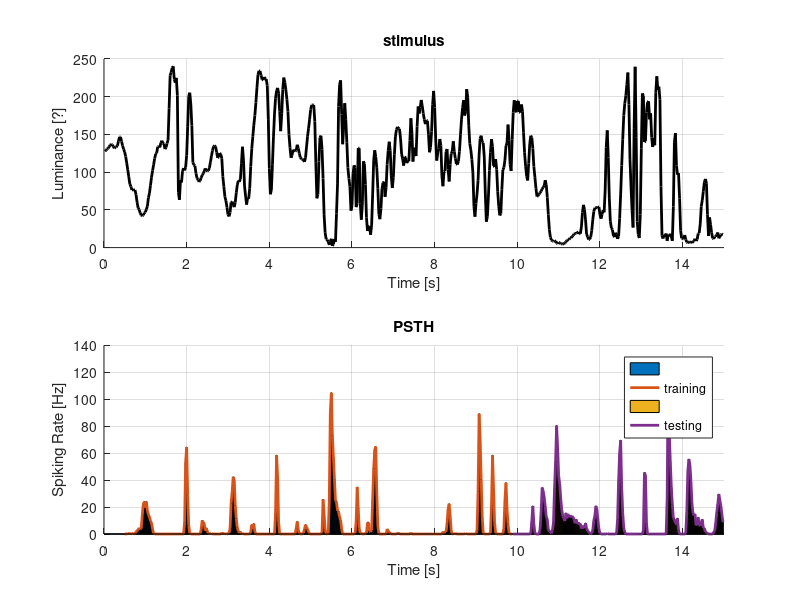

This figure's MATLAB source: (Note: this script raises an error after producing the figure.)
%%  2023_04_11 TP 1
%   MI210 - Neurocomputational Models
%   ===========================================================================

clc
clear all   % ctrl+r:   comment
close all   % ctrl+t: uncomment

RA = 217276;

whos -file dataENSTA_Lect_1.mat % sees  data
%   Name             Size              Bytes  Class     Attributes

%   binnedOFF      100x599            479200  double              
%   binnedON       100x599            479200  double              
%   dt               1x1                   8  double    sampling time          
%   stim           599x1                4792  double    stimulus

load dataENSTA_Lect_1.mat   % loads data

[R, T] = size(binnedOFF);
integration_time = 0.5;
number_bins = integration_time/dt;  % number of time bins that correspond to desired
                                    % 0.5 seconds of integration time


%%  COMPUTE AND VISUALIZE STIMULUS PSTH
%   Peri-Stimulus Time Histogram
%   ============================================================================

%   PSTH stands for "Peri-Stimulus Time Histogram", which is a graphical 
%   representation of the firing rate of a neuron or a population of neurons 
%   over time in response to a specific stimulus or event.

%   The PSTH  in response to a stimulus is created by:
%       - dividing a period of time into small bins;
%       - counting the number of spikes that occur within each bin;

%   The resulting counts are then normalized by the bin width and the number
%   of trials to obtain an estimate of the average firing rate over time.

%   Normalized count is called the Spike Density Function also known from it's
%   accronym.

%   separated data from machine learning
training_time = number_bins : floor(0.66*T);    % training time bins, 2/3
testing_time  = ceil(0.66*T) : T;               % testing  time bins, 1/3
size_training = numel(training_time);
size_testing  = numel(testing_time);

%   select dataset:
if true
    %   studying OFF cells
    training_data = mean(binnedOFF(:,training_time), 1);
    testing_data  = mean(binnedOFF(:,testing_time),  1);
    
else
    %   studying ON  cells
    training_data = mean(binnedON(:,training_time), 1);
    testing_data  = mean(binnedON(:,testing_time),  1);

end

% normalization of bins
psth_training = training_data/dt;
psth_testing  = testing_data/dt;


fig=figure;

subplot(2,1,1)
hold on
title('stimulus')
plot((1:T)*dt, stim, 'k', 'LineWidth', 2.0)
xlabel('Time [s]'); xlim([0,15]);
ylabel('Luminance [?]')
grid on

subplot(2,1,2)
hold on
title('PSTH')
bar(training_time*dt, psth_training)
plot(training_time*dt, psth_training,'LineWidth', 2.0)
bar(testing_time*dt,  psth_testing)
plot(testing_time*dt,  psth_testing, 'LineWidth', 2.0)
xlabel('Time [s]'); xlim([0,15]);
ylabel('Spiking Rate [Hz]')
grid on
legend('', 'training', '', 'testing')

%   what we can notice:
%       - y-axis has is typical unit: Spikes per Second, [Hz] 
%           also know as Normalized Firing Rate;
%       - integration_time is respected: PSTH only start after the
%           0.5s were gone
% 
%   we can notice that the PSTH is sligthly right shifted dude to the integration
%   time chosen with spiking rate higher when the luminance is low, with a threshold
%   of around 55. 


rTr = mean(binnedOFF(:,timeTr),1);
rTe = mean(binnedOFF(:,timeTe),1);

psthTr = rTr/dt;
psthTe = rTe/dt;

fig=figure;

subplot(2,1,1)
hold on
plot((1:T)*dt,stim,'k','LineWidth',2.0)
xlabel('Time (s)')
ylabel('Luminance')
set(gca,'Fontsize',16);
set(gca,'box','off')

subplot(2,1,2)
hold on
plot(timeTr*dt,psthTr,'LineWidth',2.0)
plot(timeTe*dt,psthTe,'LineWidth',2.0)
xlabel('Time (s)')
ylabel('Spiking Rate (Hz)')
set(gca,'Fontsize',16);
set(gca,'box','off')


%%  LINEAR MODEL
%%============================================================================

% f(t) = \sum_tau w(tau) * ( x(t-tau) -mean(x) ) + b
% We seek to minimize 1/2 * \sum_t (r(t) - f(t) ).^2
%
% r(t) -> rTilde(t) = r(t)-mean(r)
% x(t) -> xTilde(t) = ( x(t)-mean(x) ) / std(x)
%
% autoCov(tau,tau') = \sum_t xTilde(t+tau) xTilde(t+tau')
% STA(tau) = \sum_t rTilde(t) * xTilde(t-tau)
% w(tau) =  STA * Inv(autoCov) 
% 



%% STIMULUS PRE-PROCESSING
%%============================================================================
timeRange = integrationTime:T;

%%%%%%%%%%%%    represents codes to be changed
% different, transpose of stimilus
stimTilde = (stim - mean(stim))/std(stim);  % remove mean and normalize over the standard deviation
%%%%%%%%%%%%

fullStim = zeros([T integrationTime]);

for tt=timeRange
    fullStim(tt,:) = stimTilde((tt-integrationTime+1) :tt);
end


%% STIMULUS AUTOCORRELATION
%%============================================================================
% luminance of time is related with the luminance from the previous and next time
% simplify calculation from the correlation calcules
% using the linear mode to calcule the matrix
%%%%%%%%%%%%
% different
stimAutoCorr = fullStim' * fullStim;        % compute autocorrelation of fullStim over training times
%%%%%%%%%%%%

fig=figure;
hold on
plot( 0:integrationTime-1,stimAutoCorr(1,:)/TTr )
xlabel('Time (s)')
ylabel('Auto correlation')
set(gca,'Fontsize',16);
set(gca,'box','off')
% expected that the data is decreesing, overtime the correlation is getting slower
% STA, the average of the data slide 13 of TD2
% STA


%% STA = Spike-Triggered Average, and LINEAR FILTER
%%============================================================================
% formula to calculated
% STA(tau) = \sum_t rTilde(t) * xTilde(t-tau)
% w(tau) =  STA * Inv(autoCov) 
% b = mean( r(t) ) response
%
% But we will first ignore off diagonal elements in autoCorrelation
%   input is normalized normaly
%   output is not normalized normaly
%


%%%%%%%%%%%%
b = mean(rTr);  % mean of rTr
rTrTilde = rTr - b; % remove the mean to analyse the behavior of the curve in time
STA = rTrTilde * fullStim(timeTr, :);
%%%%%%%%%%%%

wLin = STA * inv( diag(diag( stimAutoCorr ) ) ); % normalizy by the diagonal part of the 
% ignore the fact the facct thtat the situmulous is corrected for the moment and continue with the calculation
% in theory as the code is 
% in exam a code would be given to be completed but the evaluation will take part as what is happennig with the code
% what are seeing:
    % it is biphasical, has a positive and a negative part
    % it is off, not logic gate behavior
    % it does not start at zero, has delay to behavior
    % as the values has autocorrelation 
    % as long as we ignore the autocorrelation the graph will have this behavior
    % biologicaly the plot it does not sense

fig=figure;
hold on
plot((1-integrationTime:0)*dt,wLin) % comment
plot( [-dt*integrationTime 0],[0 0],'--k')
xlabel('Past time (s)')
ylabel('wLin')
set(gca,'Fontsize',16);
set(gca,'box','off')


%% LINEAR PREDICTION
%%============================================================================
%
% f(t) = \sum_tau w(tau) * ( x(t-tau) -mean(x) ) + b
% missing the normal deviation of the sitimula
%


%%%%%%%%%%%%
fLin =  wLin * fullStim(timeTe, :)' + b; % compute prediction for testing times
% makes the matrix multiplication or the convolution cod
%%%%%%%%%%%%

% perfLinReg = corr(psthTe', fLin')

fig=figure;
hold on
plot(timeTe*dt,fLin/dt,'LineWidth',2.0)
plot(timeTe*dt,psthTe,'LineWidth',1.0)
xlim([10 15])
xlabel('Time (s)')
ylabel('Spiking Rate (Hz)')
set(gca,'Fontsize',16);
set(gca,'box','off')

%% WHAT IS HAPPENING ??
%
% Do a scatter plot of psth against prediction
%
% average number of spakes so it should be always positive
% trunquate when the values are negative to remove the problems discovered from the output result

fig=figure;
hold on
%%%%%%%%%%%%
% plot( ??? , ??? , '.','MarkerSize',12)
%%%%%%%%%%%%
plot([-100 100],[-100 100],'--k')
xlabel('PSTH')
ylabel('PREDICTION')
set(gca,'Fontsize',16);
set(gca,'box','off')


%% ReLU TRUNCATION
%
% ReLU(x) = max(x,0)
%

%%%%%%%%%%%%
% implement non-linearity, very common in the brain, in the eyes and in machine learning. it is need to add some non linearity to aproximate the system

fReLU = max(fLin, 0);
% different
% perfReLU = ???
%%%%%%%%%%%%

fig=figure;
hold on
%%%%%%%%%%%%
% different
% plot( ??? , ??? ,'LineWidth',2.0)
% plot( ??? ,psthTe,'LineWidth',1.0)
%%%%%%%%%%%%

xlim([10 15])
xlabel('Time (s)')
ylabel('Spiking Rate (Hz)')
set(gca,'Fontsize',16);
set(gca,'box','off')

%% INCLUDING FULL AUTOCOVARIANCE 
% 
% STA(tau) = \sum_t rTilde(t) * xTilde(t-tau)
% w(tau) =  STA * Inv(autoCov)
% b = mean( r(t) )
%
% And now with the full autoCorrelation
%

%%%%%%%%%%%%
% different
% wLinAC = STA * ????
%%%%%%%%%%%%

fig=figure;
hold on
plot((1-integrationTime:0)*dt,wLin,'LineWidth',2.0) % comment
plot((1-integrationTime:0)*dt,wLinAC,'LineWidth',2.0) % comment
plot( [-dt*integrationTime 0],[0 0],'--k')
xlabel('Past time (s)')
ylabel('wLin')
set(gca,'Fontsize',16);
set(gca,'box','off')

%%%%%%%%%%%%
% different
% fLinAC = ???
%%%%%%%%%%%%

% different >---------------------------------------------------------------<
% fReLUAC 
perfLinAC = corr(psthTe', fLinAC')

fig=figure;
hold on
plot(timeTe*dt,fLin/dt,'LineWidth',2.0)
plot(timeTe*dt,psthTe,'LineWidth',1.0)
plot(timeTe*dt,fLinAC/dt,'LineWidth',1.0)
xlim([10 15]);
xlabel('Time (s)')
ylabel('Spiking Rate (Hz)')
set(gca,'Fontsize',16);
set(gca,'box','off')


%% SMOOTHNESS REGULARIZATION
% teacher version will have the response: it will be shared. run the teacher code and the read the code of the teacher and after we willl discuss the plot to try to understand the code and comment as it will be demaned for the examen
% work with the student code and then work with the teacher version
% f(t) = \sum_tau w(tau) * ( x(t-tau) -mean(x) ) + b
% We seek to minimize 1/2 * \sum_t (r(t) - f(t) ).^2 + lambda/2 * w * Laplacian * w
%
% w * Laplacian * w = sum_tau (w(tau) - w(tau+1)).^2
%


lapl = 4*eye(integrationTime);
lapl = lapl - diag( ones([integrationTime-1 1]),1);
lapl = lapl - diag( ones([integrationTime-1 1]),-1);
lapl(1,1) = 2;
lapl(end,end) = 2;

fig=figure;
imagesc(lapl);
colorbar;

%% Let's try with an example regularization strength 

lambda = 10;

%%%%%%%%%%%%
% wLinReg = ??? 
%%%%%%%%%%%%

fig=figure;
hold on
plot((1-integrationTime:0)*dt,wLin,'LineWidth',2.0) % comment
plot((1-integrationTime:0)*dt,wLinAC,'LineWidth',2.0) % comment
plot((1-integrationTime:0)*dt,wLinReg,'LineWidth',2.0) % comment
plot( [-dt*integrationTime 0],[0 0],'--k')
xlabel('Past time (s)')
ylabel('wLin')
set(gca,'Fontsize',16);
set(gca,'box','off')

%%%%%%%%%%%%
% fLinReg = ???
%%%%%%%%%%%%

perfLinReg = corr(psthTe', fLinReg')

fig=figure;
hold on
plot(timeTe*dt,fLin/dt,'LineWidth',2.0)
plot(timeTe*dt,psthTe,'LineWidth',1.0)
plot(timeTe*dt,fLinAC/dt,'LineWidth',1.0)
plot(timeTe*dt,fLinReg/dt,'LineWidth',1.0)
xlim([10 15])
xlabel('Time (s)')
ylabel('Spiking Rate (Hz)')
set(gca,'Fontsize',16);
set(gca,'box','off')

%% LAMBDA OPTIMIZATION

lambdaRange = logspace(-2,4,30);
nLambda = numel(lambdaRange);
perfLambda = zeros([nLambda 1]);

for ll = 1:nLambda
    lambda=lambdaRange(ll);
    wLinReg = STA * inv( stimAutoCorr + lambda * lapl );
    fLinReg = wLinReg * fullStim(timeTe,:)' + b; % comment

    perfLambda(ll) =  corr(psthTe', fLinReg');
end


fig=figure;
hold on
plot(lambdaRange,perfLambda,'LineWidth',2.0)
set(gca,'XScale','log')
xlabel('Regularization strenght')
ylabel('Performance')
set(gca,'Fontsize',16);
set(gca,'box','off')

%% COMPUTE OPTIMAL W and ADD ReLU

[~,llBest] = max(perfLambda);

lambda = lambdaRange(llBest);
wLinReg = STA * inv( stimAutoCorr + lambda * lapl );
fLinReg = wLinReg * fullStim(timeTe,:)' + b; % comment

perfLinReg = corr(psthTe', fLinReg')

perfReLUReg = corr(psthTe', max(fLinReg,0)')

fig=figure;
hold on
plot((1-integrationTime:0)*dt,wLin,'LineWidth',2.0) % comment
plot((1-integrationTime:0)*dt,wLinAC,'LineWidth',2.0) % comment
plot((1-integrationTime:0)*dt,wLinReg,'LineWidth',2.0) % comment
plot( [-dt*integrationTime 0],[0 0],'--k')
xlabel('Past time (s)')
ylabel('wLin')
set(gca,'Fontsize',16);
set(gca,'box','off')
